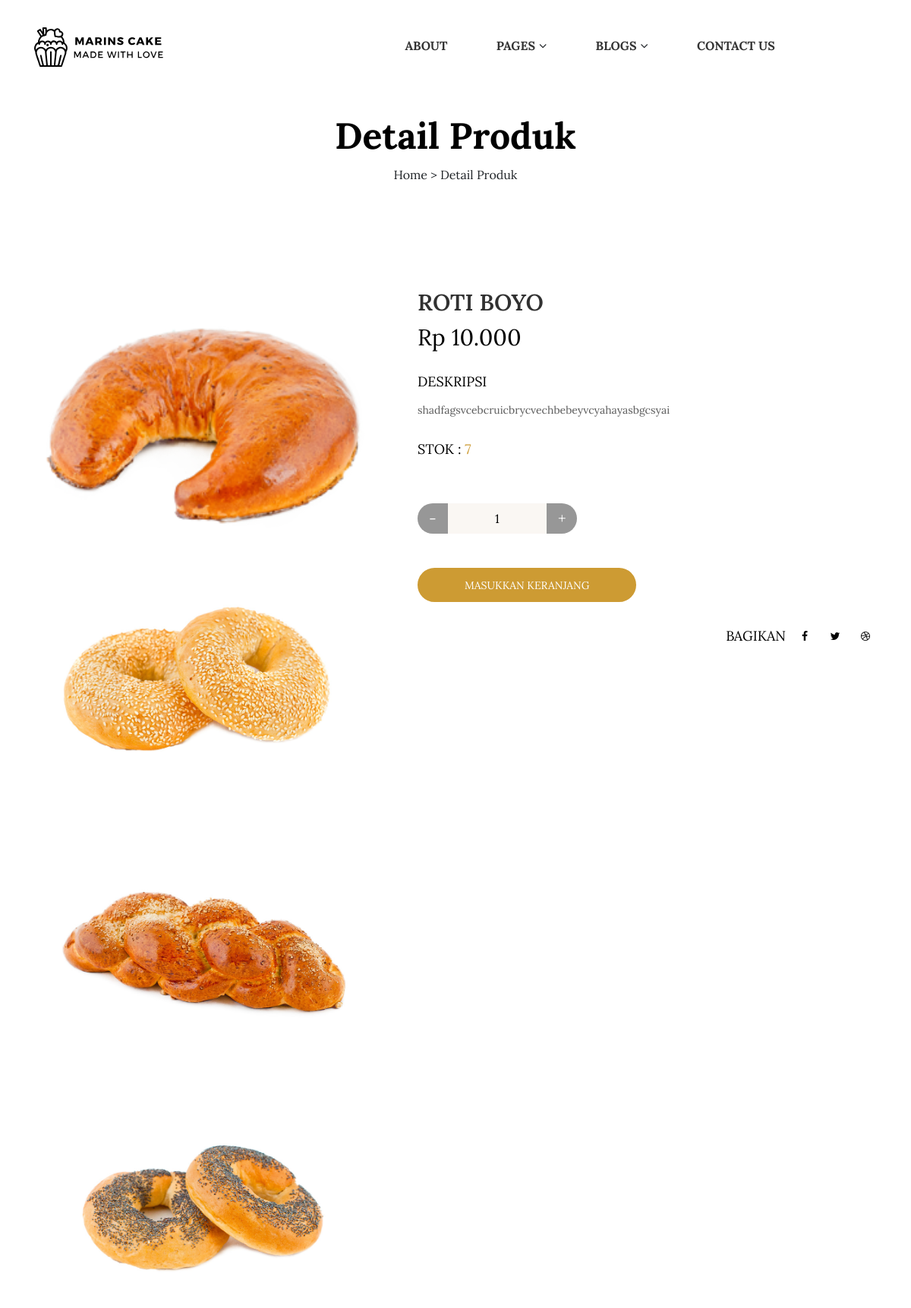
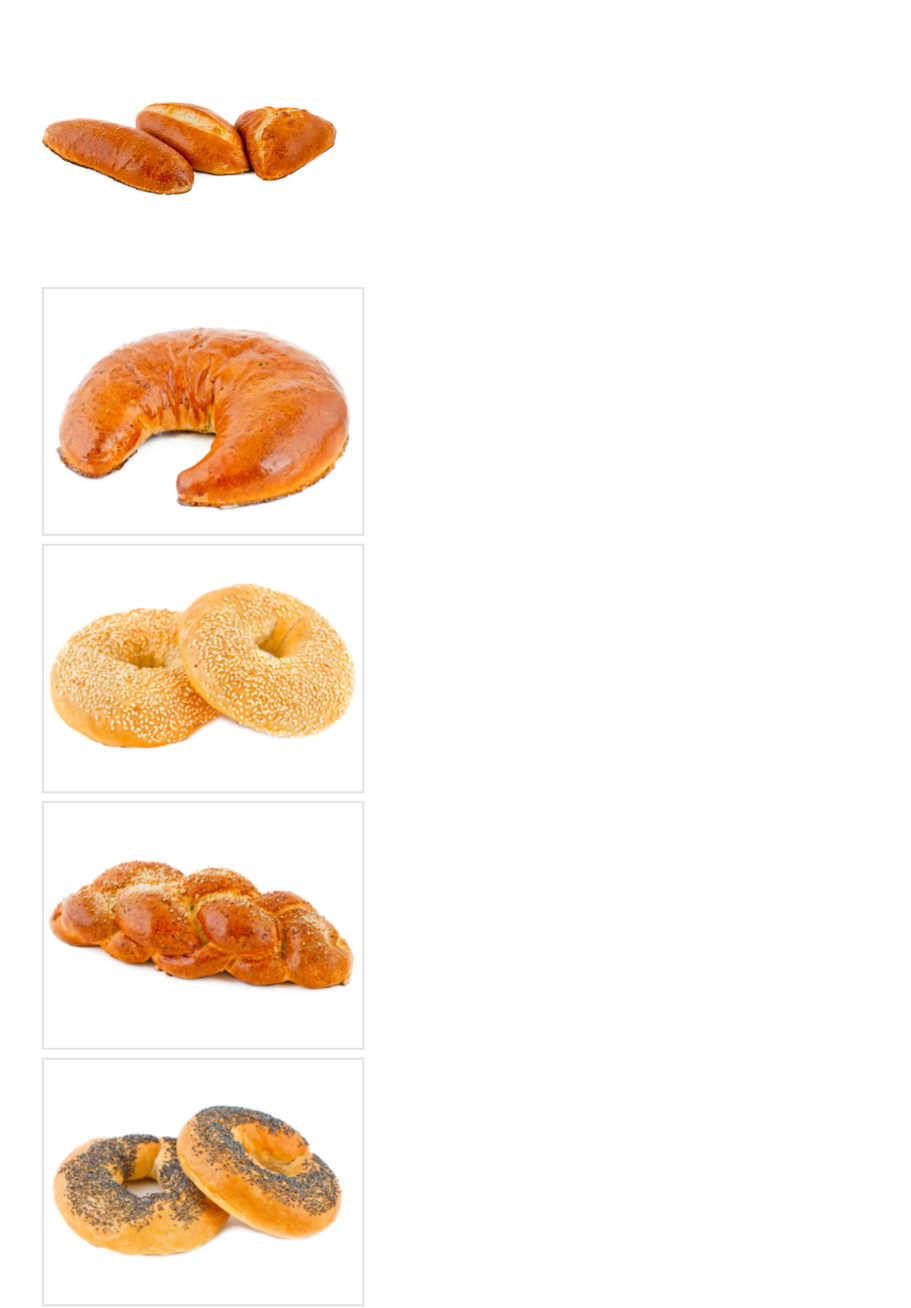
Screenshot of /produk/detail/25 (upper part) with the database file from the repository (2 pictures, top to bottom).
### tables this page shows
CREATE TABLE `produk` (
  `idProduk` int(11) NOT NULL,
  `idJenis` int(11) NOT NULL,
  `namaProduk` varchar(50) NOT NULL,
  `harga` int(11) NOT NULL,
  `status` varchar(255) NOT NULL,
  `stok` int(11) NOT NULL,
  `deskripsi` text NOT NULL,
  `gambar` varchar(255) NOT NULL,
  `gambar2` varchar(50) NOT NULL,
  `gambar3` varchar(50) NOT NULL,
  `gambar4` varchar(50) NOT NULL,
  `created_at` date NOT NULL DEFAULT current_timestamp()
);

### application/controllers/Produk.php (called while the page is built, shortened)
<?php
class Produk extends CI_Controller
{
	public function detail($id_produk)
	{
		$data['produk']	= $this->Model_produk->get_produk_where($id_produk)->result_array();
		$id_kategori	= $this->Model_produk->get_produk_where($id_produk)->row()->idJenis;
		$data['rekom']	= $this->Model_produk->get_produk_kategori($id_kategori, $id_produk)->result_array();
		$this->load->view('template/header2');
		$this->load->view('detail_produk', $data);
		$this->load->view('template/footer');
	}
}

### index.php (called while the page is built, shortened)
<?php
require_once BASEPATH.'core/CodeIgniter.php';

### application/models/Model_produk.php (called while the page is built, shortened)
<?php
class Model_produk extends CI_Model
{
	public function get_produk_where($id_produk)
	{
		$this->db->select('*');
		$this->db->from('produk');
		$this->db->join('jenis_produk', 'jenis_produk.idJenis = produk.idJenis');
		$this->db->where('idProduk', $id_produk);
		return $this->db->get();
	}
	public function get_produk_kategori($id_kategori, $id_produk)
	{
		$this->db->select('*');
		$this->db->from('produk');
		$this->db->where('idJenis', $id_kategori);
		$this->db->where('idProduk!=', $id_produk);
		$this->db->limit(4);
		$this->db->order_by('idProduk', 'random');
		return $this->db->get();
	}
}

### application/views/detail_produk.php (the view, shortened to what this page needs)
<div class="ps-hero bg--cover" data-background="<?= base_url() ?>assets/client/images/hero/about.jpg">
    <div class="ps-hero__content ">
        <h1> Detail Produk</h1>
        <div class="text-center">
            Home > Detail Produk
        </div>
    </div>
</div>
<main class="ps-main">
    <div class="container">
        <div class="ps-product--detail py-0 my-0">
            <div class="row">
                <?php foreach ($produk as $prd) : ?>
                    <div class="col-lg-5 col-md-6 col-sm-12 col-xs-12 ">
                        <div class="ps-product__thumbnail">
                            <div class="ps-product__image">
                                <div class="item"><a href="<?= base_url() ?>uploads/gambar_produk/<?= $prd['gambar'] ?>"><img src="<?= base_url() ?>uploads/gambar_produk/<?= $prd['gambar'] ?>" alt=""></a></div>
                                <div class="item"><a href="<?= base_url() ?>assets/client/images/products/detail/large-2.jpg"><img src="<?= base_url() ?>assets/client/images/products/detail/large-2.jpg" alt=""></a></div>
                                <div class="item"><a href="<?= base_url() ?>assets/client/images/products/detail/large-3.jpg"><img src="<?= base_url() ?>assets/client/images/products/detail/large-3.jpg" alt=""></a></div>
                                <div class="item"><a href="<?= base_url() ?>assets/client/images/products/detail/large-4.jpg"><img src="<?= base_url() ?>assets/client/images/products/detail/large-4.jpg" alt=""></a></div>
                                <div class="item"><a href="<?= base_url() ?>assets/client/images/products/detail/large-5.jpg"><img src="<?= base_url() ?>assets/client/images/products/detail/large-5.jpg" alt=""></a></div>
                            </div>
                            <div class="ps-product__preview">
                                <div class="ps-product__variants">
                                    <div class="item"><img src="<?= base_url() ?>uploads/gambar_produk/<?= $prd['gambar'] ?>" alt=""></div>
                                    <div class="item"><img src="<?= base_url() ?>assets/client/images/products/detail/variant-2.png" alt=""></div>
                                    <div class="item"><img src="<?= base_url() ?>assets/client/images/products/detail/variant-3.png" alt=""></div>
                                    <div class="item"><img src="<?= base_url() ?>assets/client/images/products/detail/variant-4.png" alt=""></div>
                                </div>
                            </div>
                        </div>
                    </div>
                    <div class="col-lg-7 col-md-6 col-sm-12 col-xs-12 ">
                        <div class="ps-product__info">
                            <h1 class="text-uppercase"><?= $prd['namaProduk'] ?></h1>
                            <h3 class="ps-product__price"><span>Rp <?= number_format($prd['harga'], '0', ',', '.') ?></span></h3>
                            <div class="ps-product__desc">
                                <h5>DESKRIPSI</h5>
                                <p><?= $prd['deskripsi'] ?></p>
                            </div>
                            <div class="ps-product__status">
                                <h5>Stok : <span> <?= $prd['stok'] ?></span></h5>
                            </div>
                            <div class="ps-product__shopping">
                                <form class="ps-form--shopping" id="cart" action="do_action" method="post">
                                    <div class="form-group--number">
                                        <button class="minus"><span>-</span></button>
                                        <input id="<?= $prd['idProduk'] ?>" class="form-control" type="text" value="1">
                                        <button class="plus"><span>+</span></button>
                                    </div>
                                </form>
                            </div>
                            <div class="ps-product__shopping">
                                <?php if ($prd['stok'] > 0) : ?>
                                    <button class="add_cart ps-btn ps-btn--yellow" data-produkid="<?= $prd['idProduk'] ?>" data-produknama="<?= $prd['namaProduk'] ?>" data-produkharga="<?= $prd['harga'] ?>" data-produkgambar="<?= $prd['gambar'] ?>">Masukkan Keranjang</button>
                                <?php else : ?>
                                    <button class="ps-btn ps-btn--yellow">Stok Kosong</button>
                                <?php endif; ?>
                            </div>
                            <div class="ps-product__sharing">
                                <p class="text-right">Bagikan<a href="#"><i class="fa fa-facebook"></i></a><a href="#"><i class="fa fa-twitter"></i></a><a href="#"><i class="fa fa-dribbble"></i></a></p>
                            </div>
                        </div>
                    </div>
                <?php endforeach ?>
            </div>
        </div>
    </div>
</main>

### rows the page displays
produk: gambar (picture), namaProduk "ROTI BOYO", harga "10.000", deskripsi "shadfagsvcebcruicbrycvechbebeyvcyahayasbgcsyai", stok "7"
